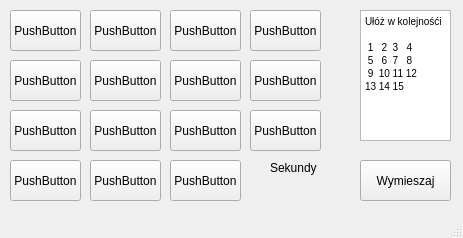
<?xml version="1.0" encoding="UTF-8"?>
<ui version="4.0">
 <class>MainWindow</class>
 <widget class="QMainWindow" name="MainWindow">
  <property name="geometry">
   <rect>
    <x>0</x>
    <y>0</y>
    <width>463</width>
    <height>238</height>
   </rect>
  </property>
  <property name="windowTitle">
   <string>MainWindow</string>
  </property>
  <widget class="QWidget" name="centralwidget">
   <widget class="QPushButton" name="pushButton">
    <property name="geometry">
     <rect>
      <x>10</x>
      <y>10</y>
      <width>71</width>
      <height>41</height>
     </rect>
    </property>
    <property name="mouseTracking">
     <bool>false</bool>
    </property>
    <property name="text">
     <string>PushButton</string>
    </property>
   </widget>
   <widget class="QPushButton" name="pushButton_2">
    <property name="geometry">
     <rect>
      <x>90</x>
      <y>10</y>
      <width>71</width>
      <height>41</height>
     </rect>
    </property>
    <property name="text">
     <string>PushButton</string>
    </property>
   </widget>
   <widget class="QPushButton" name="pushButton_3">
    <property name="geometry">
     <rect>
      <x>170</x>
      <y>10</y>
      <width>71</width>
      <height>41</height>
     </rect>
    </property>
    <property name="text">
     <string>PushButton</string>
    </property>
   </widget>
   <widget class="QPushButton" name="pushButton_4">
    <property name="geometry">
     <rect>
      <x>250</x>
      <y>10</y>
      <width>71</width>
      <height>41</height>
     </rect>
    </property>
    <property name="text">
     <string>PushButton</string>
    </property>
   </widget>
   <widget class="QPushButton" name="pushButton_5">
    <property name="geometry">
     <rect>
      <x>10</x>
      <y>60</y>
      <width>71</width>
      <height>41</height>
     </rect>
    </property>
    <property name="text">
     <string>PushButton</string>
    </property>
   </widget>
   <widget class="QPushButton" name="pushButton_6">
    <property name="geometry">
     <rect>
      <x>90</x>
      <y>60</y>
      <width>71</width>
      <height>41</height>
     </rect>
    </property>
    <property name="text">
     <string>PushButton</string>
    </property>
   </widget>
   <widget class="QPushButton" name="pushButton_7">
    <property name="geometry">
     <rect>
      <x>170</x>
      <y>60</y>
      <width>71</width>
      <height>41</height>
     </rect>
    </property>
    <property name="text">
     <string>PushButton</string>
    </property>
   </widget>
   <widget class="QPushButton" name="pushButton_8">
    <property name="geometry">
     <rect>
      <x>250</x>
      <y>60</y>
      <width>71</width>
      <height>41</height>
     </rect>
    </property>
    <property name="text">
     <string>PushButton</string>
    </property>
   </widget>
   <widget class="QPushButton" name="pushButton_9">
    <property name="geometry">
     <rect>
      <x>10</x>
      <y>110</y>
      <width>71</width>
      <height>41</height>
     </rect>
    </property>
    <property name="text">
     <string>PushButton</string>
    </property>
   </widget>
   <widget class="QPushButton" name="pushButton_10">
    <property name="geometry">
     <rect>
      <x>90</x>
      <y>110</y>
      <width>71</width>
      <height>41</height>
     </rect>
    </property>
    <property name="text">
     <string>PushButton</string>
    </property>
   </widget>
   <widget class="QPushButton" name="pushButton_11">
    <property name="geometry">
     <rect>
      <x>170</x>
      <y>110</y>
      <width>71</width>
      <height>41</height>
     </rect>
    </property>
    <property name="text">
     <string>PushButton</string>
    </property>
   </widget>
   <widget class="QPushButton" name="Wymieszaj">
    <property name="geometry">
     <rect>
      <x>360</x>
      <y>160</y>
      <width>91</width>
      <height>41</height>
     </rect>
    </property>
    <property name="text">
     <string>Wymieszaj</string>
    </property>
   </widget>
   <widget class="QPushButton" name="pushButton_13">
    <property name="geometry">
     <rect>
      <x>250</x>
      <y>110</y>
      <width>71</width>
      <height>41</height>
     </rect>
    </property>
    <property name="text">
     <string>PushButton</string>
    </property>
   </widget>
   <widget class="QPushButton" name="pushButton_14">
    <property name="geometry">
     <rect>
      <x>10</x>
      <y>160</y>
      <width>71</width>
      <height>41</height>
     </rect>
    </property>
    <property name="text">
     <string>PushButton</string>
    </property>
   </widget>
   <widget class="QPushButton" name="pushButton_15">
    <property name="geometry">
     <rect>
      <x>90</x>
      <y>160</y>
      <width>71</width>
      <height>41</height>
     </rect>
    </property>
    <property name="text">
     <string>PushButton</string>
    </property>
   </widget>
   <widget class="QPushButton" name="pushButton_16">
    <property name="geometry">
     <rect>
      <x>170</x>
      <y>160</y>
      <width>71</width>
      <height>41</height>
     </rect>
    </property>
    <property name="text">
     <string>PushButton</string>
    </property>
   </widget>
   <widget class="QTextBrowser" name="textBrowser">
    <property name="geometry">
     <rect>
      <x>360</x>
      <y>10</y>
      <width>91</width>
      <height>131</height>
     </rect>
    </property>
    <property name="html">
     <string>&lt;!DOCTYPE HTML PUBLIC &quot;-//W3C//DTD HTML 4.0//EN&quot; &quot;http://www.w3.org/TR/REC-html40/strict.dtd&quot;&gt;
&lt;html&gt;&lt;head&gt;&lt;meta name=&quot;qrichtext&quot; content=&quot;1&quot; /&gt;&lt;style type=&quot;text/css&quot;&gt;
p, li { white-space: pre-wrap; }
&lt;/style&gt;&lt;/head&gt;&lt;body style=&quot; font-family:'MS Shell Dlg 2'; font-size:7.8pt; font-weight:400; font-style:normal;&quot;&gt;
&lt;p style=&quot; margin-top:0px; margin-bottom:0px; margin-left:0px; margin-right:0px; -qt-block-indent:0; text-indent:0px;&quot;&gt;Ułóż w kolejnośći&lt;/p&gt;
&lt;p style=&quot;-qt-paragraph-type:empty; margin-top:0px; margin-bottom:0px; margin-left:0px; margin-right:0px; -qt-block-indent:0; text-indent:0px;&quot;&gt;&lt;br /&gt;&lt;/p&gt;
&lt;p style=&quot; margin-top:0px; margin-bottom:0px; margin-left:0px; margin-right:0px; -qt-block-indent:0; text-indent:0px;&quot;&gt; 1   2  3   4&lt;/p&gt;
&lt;p style=&quot; margin-top:0px; margin-bottom:0px; margin-left:0px; margin-right:0px; -qt-block-indent:0; text-indent:0px;&quot;&gt; 5   6  7   8&lt;/p&gt;
&lt;p style=&quot; margin-top:0px; margin-bottom:0px; margin-left:0px; margin-right:0px; -qt-block-indent:0; text-indent:0px;&quot;&gt; 9  10 11 12&lt;/p&gt;
&lt;p style=&quot; margin-top:0px; margin-bottom:0px; margin-left:0px; margin-right:0px; -qt-block-indent:0; text-indent:0px;&quot;&gt;13 14 15&lt;/p&gt;&lt;/body&gt;&lt;/html&gt;</string>
    </property>
   </widget>
   <widget class="QLabel" name="label">
    <property name="geometry">
     <rect>
      <x>270</x>
      <y>180</y>
      <width>55</width>
      <height>16</height>
     </rect>
    </property>
    <property name="text">
     <string/>
    </property>
   </widget>
   <widget class="QLabel" name="label_2">
    <property name="geometry">
     <rect>
      <x>270</x>
      <y>160</y>
      <width>55</width>
      <height>16</height>
     </rect>
    </property>
    <property name="text">
     <string>Sekundy</string>
    </property>
   </widget>
  </widget>
  <widget class="QStatusBar" name="statusbar"/>
 </widget>
 <resources/>
 <connections/>
</ui>
